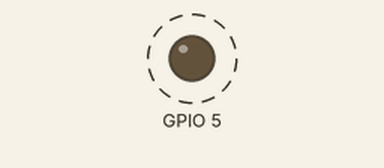
The sketch below on a simulated ESP32. Parts: output pins drawn as LEDs (lit = HIGH). Dashed ring = blinking.

Above: at 0.12 s.
Timing chart, 0 to 3.0 s (numbered marks = the images above):
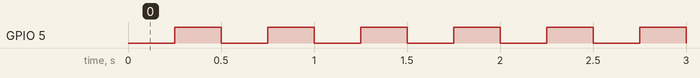

Measured:
- by itself, GPIO 5: alternates HIGH for 0.25 s and LOW for 0.25 s

The sketch:

c3-timer.ino
```cpp
hw_timer_t *timer = nullptr;
volatile bool level = false;
void IRAM_ATTR onTimer() { level = !level; digitalWrite(5, level); }
void setup() {
  pinMode(5, OUTPUT);
  timer = timerBegin(1000000);
  timerAttachInterrupt(timer, &onTimer);
  timerAlarm(timer, 250000, true, 0);
}
void loop() {}
```
